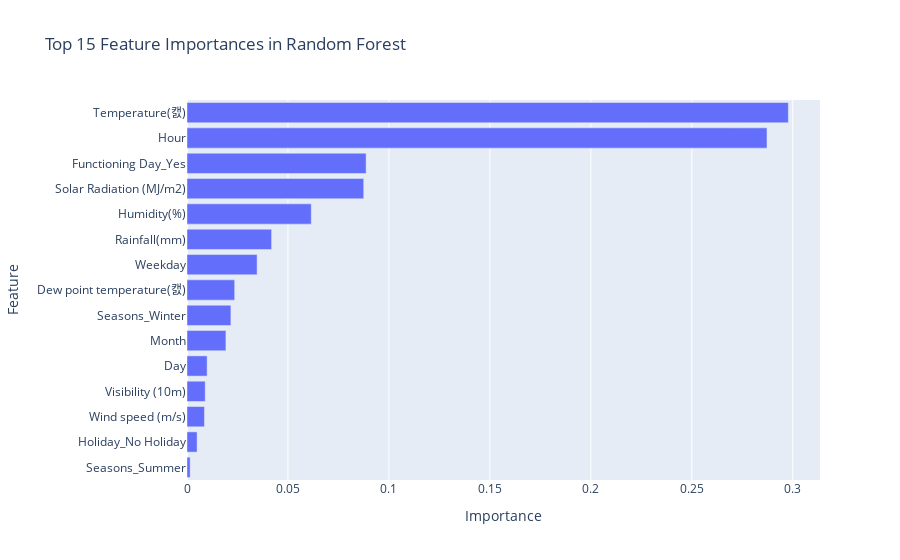

Source (notebook cell):
### Markdown cell above
#### **2.3. 핵심 기능: 특성 중요도 (Feature Importance)**

랜덤 포레스트의 또 다른 강력한 기능은 의사결정트리와 마찬가지로 **특성 중요도** 를 제공한다는 점입니다. 

모델이 예측을 수행할 때 어떤 특성(변수)을 더 중요하게 사용했는지 정량적으로 확인할 수 있습니다. 

이는 모델을 해석하고 비즈니스 인사이트를 도출하는 데 매우 유용합니다.

### Code cell
# 특성 중요도 추출
importances = rf_reg.feature_importances_
feature_names = X_train.columns

# 특성 중요도를 DataFrame으로 변환
feature_importance_df = pd.DataFrame({'Feature': feature_names, 'Importance': importances})
feature_importance_df = feature_importance_df.sort_values(by='Importance', ascending=False)

# 특성 중요도 시각화
fig = px.bar(feature_importance_df.head(15),
             x='Importance',
             y='Feature',
             orientation='h',
             title='Top 15 Feature Importances in Random Forest')
fig.update_layout(yaxis={'categoryorder':'total ascending'})
fig.show()

### Figure 1 — Plotly figure (JSON) as saved in the notebook; plotly's stock layout.template omitted (floating-point values rounded to 4 significant figures)
{"data": [{"hovertemplate": "Importance=%{x}<br>Feature=%{y}<extra></extra>", "legendgroup": "", "marker": {"color": "#636efa", "pattern": {"shape": ""}}, "name": "", "orientation": "h", "showlegend": false, "textposition": "auto", "type": "bar", "x": [0.2978, 0.2872, 0.0887, 0.08752, 0.06154, 0.0419, 0.03472, 0.02361, 0.02173, 0.01927, 0.00997, 0.009026, 0.008646, 0.005008, 0.00156], "xaxis": "x", "y": ["Temperature(캜)", "Hour", "Functioning Day_Yes", "Solar Radiation (MJ/m2)", "Humidity(%)", "Rainfall(mm)", "Weekday", "Dew point temperature(캜)", "Seasons_Winter", "Month", "Day", "Visibility (10m)", "Wind speed (m/s)", "Holiday_No Holiday", "Seasons_Summer"], "yaxis": "y"}], "layout": {"barmode": "relative", "legend": {"tracegroupgap": 0}, "title": {"text": "Top 15 Feature Importances in Random Forest"}, "xaxis": {"anchor": "y", "domain": [0, 1], "title": {"text": "Importance"}}, "yaxis": {"anchor": "x", "categoryorder": "total ascending", "domain": [0, 1], "title": {"text": "Feature"}}}}
